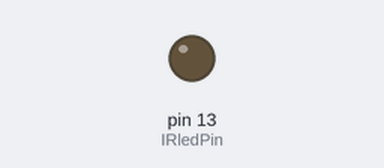
A sketch run on a simulated Arduino Uno, built with avr-gcc and run on an emulated ATmega328P. Parts: output pins drawn as LEDs (lit = HIGH). What the sketch prints to the serial monitor is not drawn.

Above: at 0.05 s.
Timing chart, 0 to 13.3 s (numbered marks = the images above):
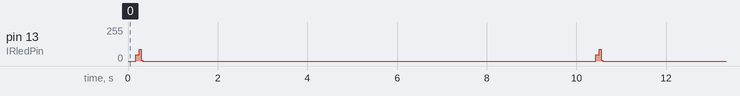

Measured:
- by itself, pin 13 (IRledPin): repeats every 10.3 s: 87/255 0.04 s, 4/255 0.04 s, 0/255 10.1 s, 46/255 0.08 s

The sketch:

Send_IR_projector.ino
```cpp
// This sketch will send out a Nikon D50 trigger signal (probably works with most Nikons)
// See the full tutorial at http://www.ladyada.net/learn/sensors/ir.html
// this code is public domain, please enjoy!

int IRledPin =  13;    // LED connected to digital pin 13

// The setup() method runs once, when the sketch starts

void setup()   {
  // initialize the IR digital pin as an output:
  pinMode(IRledPin, OUTPUT);

  Serial.begin(9600);
}

void loop()
{
  Serial.println("Sending IR signal");

  SendChannelUpCode();

  delay(10000);  // wait twenty seconds (20 seconds * 1000 milliseconds)
}

// This procedure sends a 38KHz pulse to the IRledPin
// for a certain # of microseconds. We'll use this whenever we need to send codes
void pulseIR(long microsecs) {
  // we'll count down from the number of microseconds we are told to wait

  cli();  // this turns off any background interrupts

  while (microsecs > 0) {
    // 38 kHz is about 13 microseconds high and 13 microseconds low
   digitalWrite(IRledPin, HIGH);  // this takes about 3 microseconds to happen
   delayMicroseconds(10);         // hang out for 10 microseconds
   digitalWrite(IRledPin, LOW);   // this also takes about 3 microseconds
   delayMicroseconds(10);         // hang out for 10 microseconds

   // so 26 microseconds altogether
   microsecs -= 26;
  }

  sei();  // this turns them back on
}

void SendChannelUpCode() {
  // This is the code for the CHANNEL + for the downstairs TV COMCAST
  delayMicroseconds(62432); //Time off (Left Column on serial monitor)
  pulseIR(100);           //Time on  (Right Column on serial monitor)
  delayMicroseconds(54340);
  pulseIR(100);
  delayMicroseconds(27140);
  pulseIR(120);
  delayMicroseconds(27100);
  pulseIR(140);
  delayMicroseconds(4988);
  pulseIR(120);
  delayMicroseconds(54340);
  pulseIR(120);
  delayMicroseconds(54340);
  pulseIR(180);
  delayMicroseconds(27060);
  pulseIR(160);
  delayMicroseconds(27080);
  pulseIR(140);
  delayMicroseconds(27080);
  pulseIR(120);
  delayMicroseconds(27100);
  pulseIR(140);
  delayMicroseconds(54320);
  pulseIR(100);
  delayMicroseconds(54320);
  pulseIR(200);
  delayMicroseconds(54240);
  pulseIR(180);
  delayMicroseconds(16004);
  pulseIR(120);
  delayMicroseconds(13912);
  pulseIR(8940);
  delayMicroseconds(4340);
  pulseIR(620);
  delayMicroseconds(1540);
  pulseIR(620);
  delayMicroseconds(1560);
  pulseIR(600);
  delayMicroseconds(460);
  pulseIR(600);
  delayMicroseconds(480);
  pulseIR(600);
  delayMicroseconds(1580);
  pulseIR(560);
  delayMicroseconds(1580);
  pulseIR(580);
  delayMicroseconds(480);
  pulseIR(600);
  delayMicroseconds(480);
  pulseIR(580);
  delayMicroseconds(500);
  pulseIR(580);
  delayMicroseconds(500);
  pulseIR(560);
  delayMicroseconds(520);
  pulseIR(580);
  delayMicroseconds(480);
  pulseIR(600);
  delayMicroseconds(480);
  pulseIR(600);
  delayMicroseconds(460);
  pulseIR(600);
  delayMicroseconds(480);
  pulseIR(580);
  delayMicroseconds(480);
  pulseIR(600);
  delayMicroseconds(480);
  pulseIR(580);
  delayMicroseconds(480);
  pulseIR(600);
  delayMicroseconds(480);
  pulseIR(580);
  delayMicroseconds(480);
  pulseIR(600);
  delayMicroseconds(480);
  pulseIR(580);
  delayMicroseconds(520);
  pulseIR(580);
  delayMicroseconds(480);
  pulseIR(560);
  delayMicroseconds(500);
  pulseIR(600);
  delayMicroseconds(1560);
  pulseIR(600);
  delayMicroseconds(1560);
  pulseIR(600);
  delayMicroseconds(1580);
  pulseIR(580);
  delayMicroseconds(1580);
  pulseIR(600);
  delayMicroseconds(1580);
  pulseIR(560);
  delayMicroseconds(1580);
  pulseIR(600);
  delayMicroseconds(1580);
  pulseIR(600);
  delayMicroseconds(1560);
  pulseIR(600);
  delayMicroseconds(43820);
  pulseIR(8760);
  delayMicroseconds(2200);
  pulseIR(540);
  delayMicroseconds(32884);
  pulseIR(8800);
  delayMicroseconds(2180);
  pulseIR(540);
  delayMicroseconds(32904);
  pulseIR(8780);
  delayMicroseconds(2200);
  pulseIR(540);

}
```
